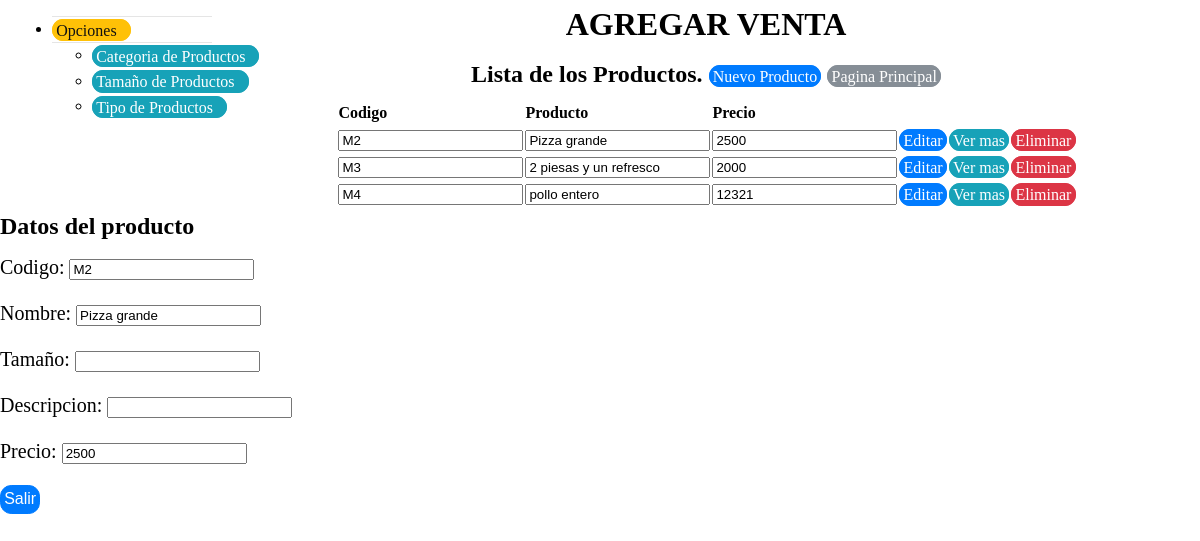
/view/registroproducto/RegistroProducto.php?action=ver&id=4, run on the app's committed database.
### tables this page shows
CREATE TABLE `tbproductos` (
  `productoid` int(11) NOT NULL,
  `productocodigo` varchar(50) NOT NULL,
  `productonombre` varchar(50) NOT NULL,
  `productoprecio` varchar(50) NOT NULL,
  `tamanioid` varchar(50) NOT NULL,
  `productoestado` varchar(50) NOT NULL,
  `descripcion` text NOT NULL
);

### business/productobusiness/ProductoBusiness.php (called while the page is built, shortened)
<?php
class ProductoBusiness {
    private $DataProducto;
    public function ProductoBusiness() {
        require_once '../../data/dataproducto/DataProducto.php';
        $this->DataProducto = new DataProducto();
    }
    public function mostrarProductos() {
        return $this->DataProducto->mostrarProductos();
    }
    public function buscarProducto($productoid) {
        return $this->DataProducto->buscarProducto($productoid);
    }
}
?>

### data/dataproducto/DataProducto.php (called while the page is built, shortened)
<?php
class DataProducto {
    private $conexion;
    function DataProducto() {
        include_once '../../data/dbconexion/Conexion.php';
        $this->conexion = new Conexion();
    }
    public function buscarProducto($productoid) {
        if ($this->conexion->crearConexion()->set_charset('utf8')) {
            $array = array();
            $buscarproducto = $this->conexion->crearConexion()->query("SELECT `productoid`,`productocodigo`, `productonombre`, `productoprecio` FROM `tbproductos` WHERE
productoid='" . $productoid . "' AND productoestado=1 OR productocodigo='" . $productoid . "' AND productoestado=1 OR productoprecio='" . $productoid . "' AND productoestado=1;");
            $this->conexion->cerrarConexion();
            while ($resultado = $buscarproducto->fetch_assoc()) {
                array_push($array, $resultado);
            }
                return $array;
        }
    }
    function mostrarProductos() {
        if ($this->conexion->crearConexion()->set_charset('utf8')) {
            $array = array();
            $mostrarproductos = $this->conexion->crearConexion()->query("SELECT * "
            . "FROM `tbproductos` WHERE productoestado=1;");
            $this->conexion->cerrarConexion();
            while ($resultado = $mostrarproductos->fetch_assoc()) {
                array_push($array, $resultado);
            }
            return $array;
        }
    }
}

### data/dbconexion/Conexion.php (called while the page is built, shortened)
<?php
class Conexion {
    private $server;
    private $user;
    private $password;
    private $dbname;
    function Conexion(){
        $this->server = "localhost";
        $this->user = "root";
        $this->password = "";
        $this->dbname = "bdexpressdjb";
    }
    function crearConexion(){
        $this->conexion  = mysqli_connect($this->server,$this->user,$this->password,$this->dbname);
        return $this->conexion;
    }
}

### view/registroproducto/RegistroProducto.php (the view, shortened to what this page needs)
<!DOCTYPE html>
<head>
    <link rel="stylesheet" href="../../css/estilo.css">
    <link rel="stylesheet" href="../../css/menu.css" >
    <?php
    include '../../business/productobusiness/ProductoBusiness.php';
    ?>
</head>
<body>
    <div class="menu">
        <?php
        include("menuProductos.php");
        ?>
    </div>
    <?php
    $productoBusiness = new ProductoBusiness();
    $allBusiness = $productoBusiness->mostrarProductos();
    ?>
    <div class="col-sm-7 col-md-7">
        <div class="well panel panel-info">
            <center><h1 >AGREGAR VENTA </h1></center>
            <div class="form-group">
                <center><h2>Lista de los Productos.
                        <a href="?action=registrar" class="btn btn-primary">Nuevo Producto</a>
                        <a href="../ventanaprincipalview/VentanaPrincipalView.php" class="btn btn-secondary">Pagina Principal</a>
                    </h2></center>
                <center><form  action="../../business/productoaccion/ProductoAccion.php" method="Post" >
                        <table>
                            <thead>
                                <tr><th></th>
                                    <th>Codigo</th>
                                    <th>Producto</th>
                                    <th>Precio</th>
                                </tr>
                            </thead>
                            <?php foreach ($allBusiness as $current): ?>
                                <tr><td><input type="hidden" name="productoid" id="productoid" value="<?php echo $current['productoid']; ?>"></td>
                                    <td><input type="text" id="productocodigo" name="productocodigo" class="productocodigo"  value="<?php echo $current['productocodigo']; ?>" readonly/> </td>
                                    <td><input type="text" id="productonombre" name="productonombre" class="productonombre" value="<?php echo $current['productonombre']; ?>" readonly/> </td>
                                    <td><input type="text" id="productoprecio" name="productoprecio" class="productoprecio" value="<?php echo $current['productoprecio']; ?>" readonly/> </td>
                                    <td><a href="?action=editar&id=<?php echo $current['productoid']; ?> " class="btn btn-primary">Editar</a></td>
                                    <td><a href="?action=ver&id=<?php echo $current['productoid']; ?> " class="btn btn-info">Ver mas</a></td>
                                    <td><a href="?action=eliminar&id=<?php echo $current['productoid']; ?> " class="btn btn-danger">Eliminar</a></td>
                                </tr>
                            <?php endforeach ?>
                        </table>
                    </form></center>
            </div>
            <?php
            if (isset($_REQUEST['action'])) {
                switch ($_REQUEST['action']) {
                    case 'ver':
                        $productoObtenida = $productoBusiness->buscarProducto($_REQUEST['id']);
                        foreach ($productoObtenida as $current) {
                            echo '<form  action="RegistroProducto.php" method="Post">';
                            echo '<h2>Datos del producto</h2>';
                            echo '<p>Codigo: <input type="text" name="productocodigo" id="productocodigo" value="' . $current['productocodigo'] . '" readonly /></p>';
                            echo '<p>Nombre: <input type="text" name="productonombre" id="productonombre" value="' . $current['productonombre'] . '" readonly /></p>';
                            echo '<p>Tamaño: <input type="text" name="tamanonombre" id="tamanonombre" value="' . $current['tamanonombre'] . '" readonly /></p>';
                            echo '<p>Descripcion: <input type="text" name="productodescripcion" id="productodescripcion" value="' . $current['productodescripcion'] . '" readonly /></p>';
                            echo '<p>Precio: <input type="text" name="productoprecio" id="productoprecio"  value="' . $current['productoprecio'] . '" readonly /></p>';
                            echo '<p><input type="submit" class="btn btn-primary" value="Salir" name="salir" id="salir"/></p>';
                            echo '</form>';
                        }
                        break;
                }
            }
            ?>
        </div>
    </div>
</body>
</html>

### css/estilo.css (style rules this page uses)
body { margin: 0; font-family: verdana; font-size: 1rem; font-weight: normal; line-height: 1.5; color: black; background-color: window; }
h1, h2, h3, h4, h5, h6 { margin-top: 0; margin-bottom: .5rem; }
p { margin-top: 0; margin-bottom: 1rem; font-family: verdana; font-size: 20px; }
a { color: blue; text-decoration: none; background-color: transparent; -webkit-text-decoration-skip: objects; }
table { border-collapse: collapse; }
th { text-align: left; }
.btn { font-weight: normal; text-align: center; white-space: nowrap; vertical-align: middle; border: 1px solid transparent; padding: 0.1rem 0.2rem; font-size: 1rem; line-height: 1.5; border-radius: 0.70rem; transition: all 0.15s ease-in-out; }
.btn-primary { color: #fff; background-color: #007bff; border-color: #007bff; }
.btn-secondary { color: #fff; background-color: #868e96; border-color: #868e96; }
.btn-info { color: #fff; background-color: #17a2b8; border-color: #17a2b8; }
.btn-danger { color: #fff; background-color: #dc3545; border-color: #dc3545; }

### css/menu.css (style rules this page uses)
body,html { height: 100%; }

### data on the page
tbproductos: productocodigo "M2", productonombre "Pizza grande", productoprecio "2500"
tbproductos: productocodigo "M3", productonombre "2 piesas y un refresco", productoprecio "2000"
tbproductos: productocodigo "M4", productonombre "pollo entero", productoprecio "12321"
